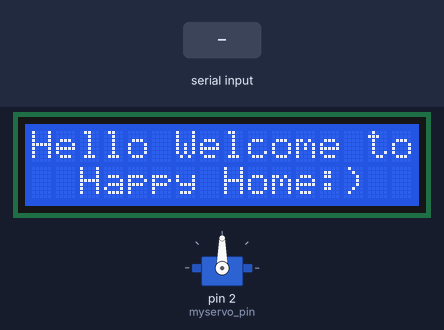
This sketch was run on a simulated Arduino Uno, built with avr-gcc and run on an emulated ATmega328P. Shown: servo, 16×2 character LCD. The test bench sets the inputs (shaded band).

Above: at 1.2 s.
1.3 s: "0" received over Serial
At 2.1 s:
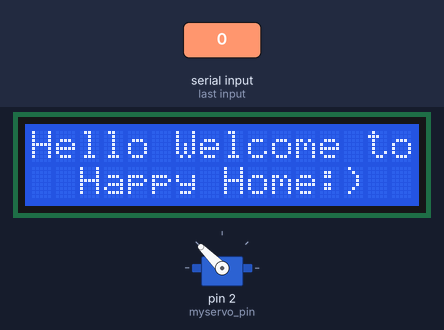
At 3.3 s:
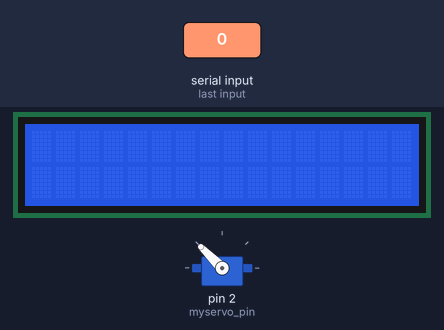
3.8 s: "1" received over Serial
At 5.3 s:
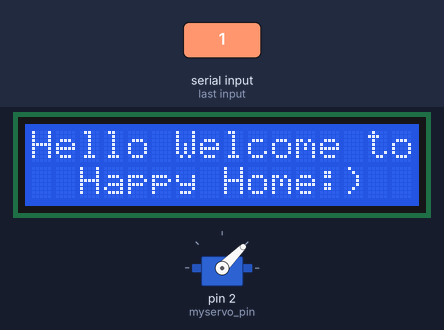
Timing chart, 0 to 6.8 s (numbered marks = the images above; inputs shaded):
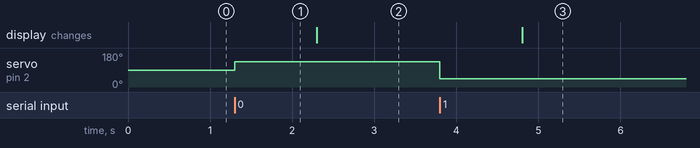

Measured:
- after the input at 1.3 s, servo on pin 2 (myservo_pin): 90° → 135° at once
- after the input at 3.8 s, servo on pin 2 (myservo_pin): 135° → 45° at once; the display: changes after 1.0 s (image 3)

The sketch:

SLAVE_CODE.ino
```cpp
#include <LiquidCrystal.h>
#include <Servo.h>
#define myservo_pin 2

Servo myservo;
LiquidCrystal lcd(6, 7, 8, 9, 10, 11);
//LCD 1- GND
//LCD 2- Vcc
//LCD 3- GND
//LCD 4- Pin 6
//LCD 5- GND
//LCD 6- Pin 7
//LCD 11- Pin 8
//LCD 12- Pin 9
//LCD 13- Pin 10
//LCD 14- Pin 11

void setup() {
  myservo.attach(myservo_pin);
  lcd.begin(16, 2);
  lcd.setCursor(0, 0);
  lcd.print("Hello Welcome to");
  lcd.setCursor(2, 1);
  lcd.print("Happy Home:)");
  Serial.begin(38400);
}

void loop() {
  if (Serial.available())
  {
    char val = Serial.read();
    if (val == '1')
    {
      myservo.write(45);
      delay(1000);
      lcd.setCursor(0, 0);
      lcd.print("Hello Welcome to");
      lcd.setCursor(2, 1);
      lcd.print("Happy Home:)");
    }
    if (val == '0')
    {
      myservo.write(135);
      delay(1000);
      lcd.clear();
    }
  }
}
```
